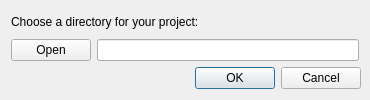
<?xml version="1.0" encoding="UTF-8"?>
<ui version="4.0">
 <class>Dialog</class>
 <widget class="QDialog" name="Dialog">
  <property name="geometry">
   <rect>
    <x>0</x>
    <y>0</y>
    <width>370</width>
    <height>100</height>
   </rect>
  </property>
  <property name="sizePolicy">
   <sizepolicy hsizetype="Fixed" vsizetype="Fixed">
    <horstretch>0</horstretch>
    <verstretch>0</verstretch>
   </sizepolicy>
  </property>
  <property name="minimumSize">
   <size>
    <width>370</width>
    <height>100</height>
   </size>
  </property>
  <property name="maximumSize">
   <size>
    <width>370</width>
    <height>100</height>
   </size>
  </property>
  <property name="windowTitle">
   <string>Dialog</string>
  </property>
  <layout class="QVBoxLayout" name="verticalLayout">
   <item>
    <widget class="QLabel" name="label">
     <property name="text">
      <string>&lt;html&gt;&lt;head/&gt;&lt;body&gt;&lt;p&gt;Choose a directory for your project:&lt;/p&gt;&lt;/body&gt;&lt;/html&gt;</string>
     </property>
    </widget>
   </item>
   <item>
    <layout class="QHBoxLayout" name="horizontalLayout">
     <item>
      <widget class="QPushButton" name="pushButton">
       <property name="text">
        <string>Open</string>
       </property>
      </widget>
     </item>
     <item>
      <widget class="QLineEdit" name="lineEdit"/>
     </item>
    </layout>
   </item>
   <item>
    <widget class="QDialogButtonBox" name="buttonBox">
     <property name="minimumSize">
      <size>
       <width>350</width>
       <height>0</height>
      </size>
     </property>
     <property name="orientation">
      <enum>Qt::Horizontal</enum>
     </property>
     <property name="standardButtons">
      <set>QDialogButtonBox::Cancel|QDialogButtonBox::Ok</set>
     </property>
    </widget>
   </item>
  </layout>
 </widget>
 <resources/>
 <connections>
  <connection>
   <sender>buttonBox</sender>
   <signal>accepted()</signal>
   <receiver>Dialog</receiver>
   <slot>accept()</slot>
   <hints>
    <hint type="sourcelabel">
     <x>248</x>
     <y>254</y>
    </hint>
    <hint type="destinationlabel">
     <x>157</x>
     <y>274</y>
    </hint>
   </hints>
  </connection>
  <connection>
   <sender>buttonBox</sender>
   <signal>rejected()</signal>
   <receiver>Dialog</receiver>
   <slot>reject()</slot>
   <hints>
    <hint type="sourcelabel">
     <x>316</x>
     <y>260</y>
    </hint>
    <hint type="destinationlabel">
     <x>286</x>
     <y>274</y>
    </hint>
   </hints>
  </connection>
 </connections>
</ui>
